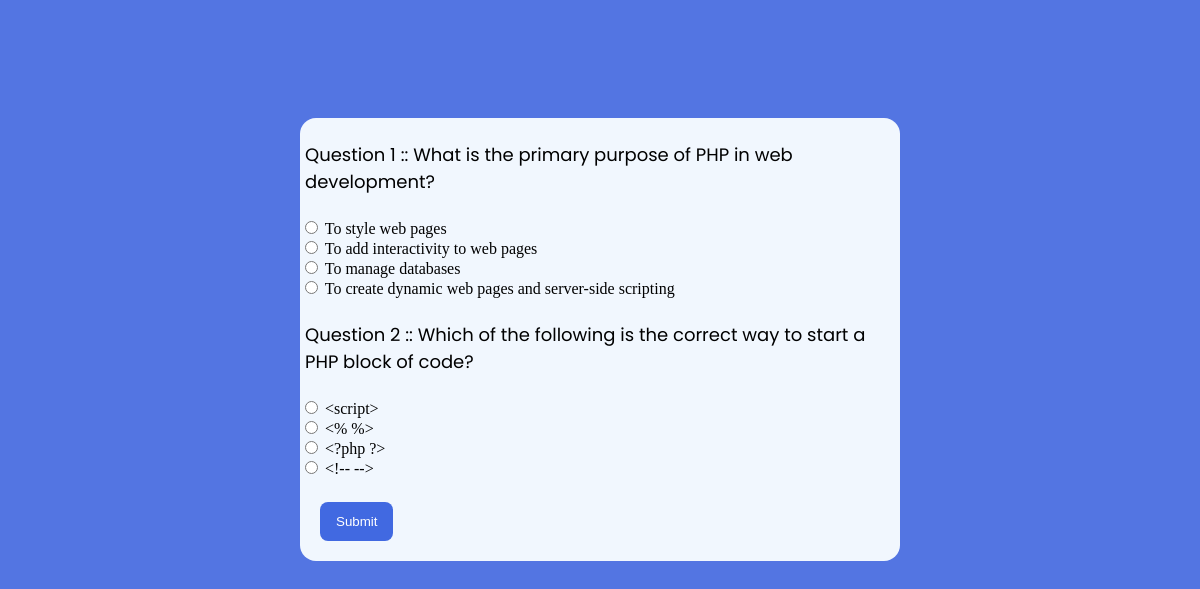
The page /pages/take_exam.php?eid=664ed8cae2b83 (signed in) on the database its author committed.
### tables this page shows
CREATE TABLE `question` (
  `id` int NOT NULL,
  `eid` varchar(255) NOT NULL,
  `question` varchar(255) NOT NULL,
  `option_a` varchar(255) NOT NULL,
  `option_b` varchar(255) NOT NULL,
  `option_c` varchar(255) NOT NULL,
  `option_d` varchar(250) NOT NULL,
  `correct_answer` varchar(250) NOT NULL,
  `marks` int NOT NULL DEFAULT '1'
);

### pages/take_exam.php (the view, shortened to what this page needs)
<?php
include_once "../php/db_connection.php";
$eid = $_GET['eid'];
$questions_query = "SELECT * FROM question WHERE eid='$eid'";
$questions_result = mysqli_query($conn, $questions_query);
?>
<!DOCTYPE html>
<html lang="en">
<head>
    <link rel="stylesheet" href="../css/exam.css">
</head>
<body>
    <form class="form-box" action="../php/submit_ans.php" method="POST">
        <?php
        $q_number = 1;
        while ($question = mysqli_fetch_assoc($questions_result)) {
            echo "<div class='question'>
                <p>Question {$q_number} :: " . htmlspecialchars($question['question']) . "</p>
                <input type='hidden' name='questions[]' value='{$question['id']}'>
                <label><input type='radio' name='answers[{$question['id']}]' value='a'> " . htmlspecialchars($question['option_a']) . "</label><br>
                <label><input type='radio' name='answers[{$question['id']}]' value='b'> " . htmlspecialchars($question['option_b']) . "</label><br>
                <label><input type='radio' name='answers[{$question['id']}]' value='c'> " . htmlspecialchars($question['option_c']) . "</label><br>
                <label><input type='radio' name='answers[{$question['id']}]' value='d'> " . htmlspecialchars($question['option_d']) . "</label><br>
            </div>";
            $q_number++;
        }
        ?>
        <button  class="action" type="submit" name="submit">Submit</button>
    </form>
</body>
</html>

### css/exam.css (style rules this page uses)
body { background: #5375E2; }
p { font-family: 'Poppins', sans-serif; font-size: large; padding: 5px; }
.form-box { max-width: 600px; background: #f1f7fe; overflow: hidden; border-radius: 16px; color: #010101; margin: 10% auto; }
.action { margin-top: 24px; margin-left: 20px; margin-bottom: 20px; padding: 12px 16px; border-radius: 8px; border: none; background-color: royalblue; color: white; cursor: pointer; align-self: end; }

### rows shown on the page
question: question "What is the primary purpose of PHP in web development?", option_a "To style web pages", option_b "To add interactivity to web pages", option_c "To manage databases", option_d "To create dynamic web pages and server-side scripting"
question: question "Which of the following is the correct way to start a PHP block of code?", option_a "<script>", option_b "<% %>", option_c "<?php ?>", option_d "<!-- -->"
